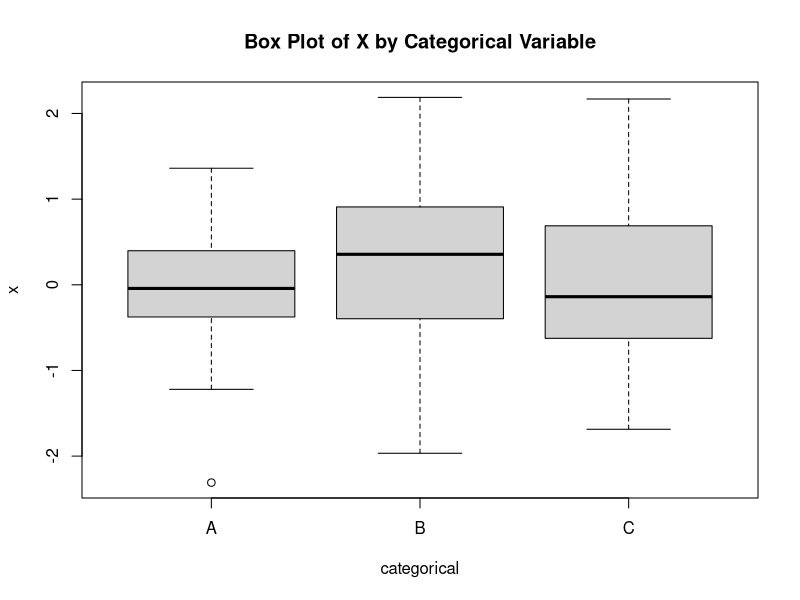
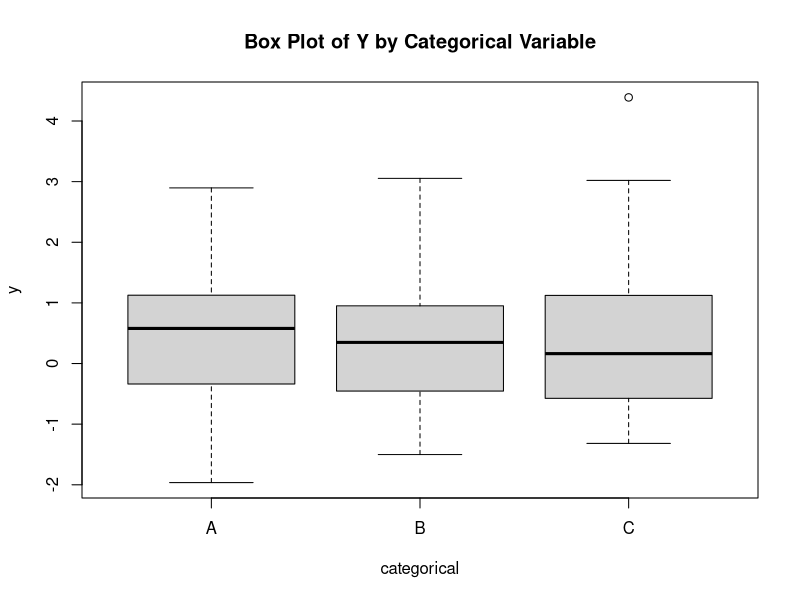
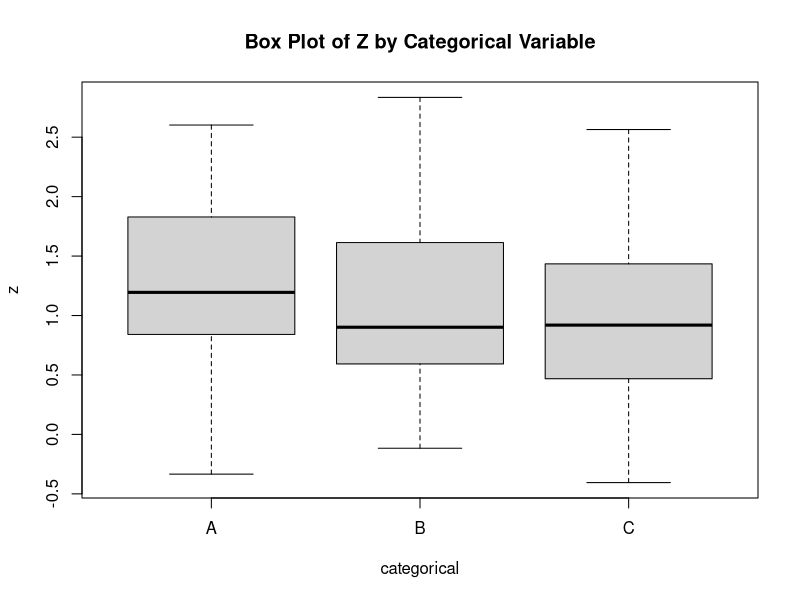
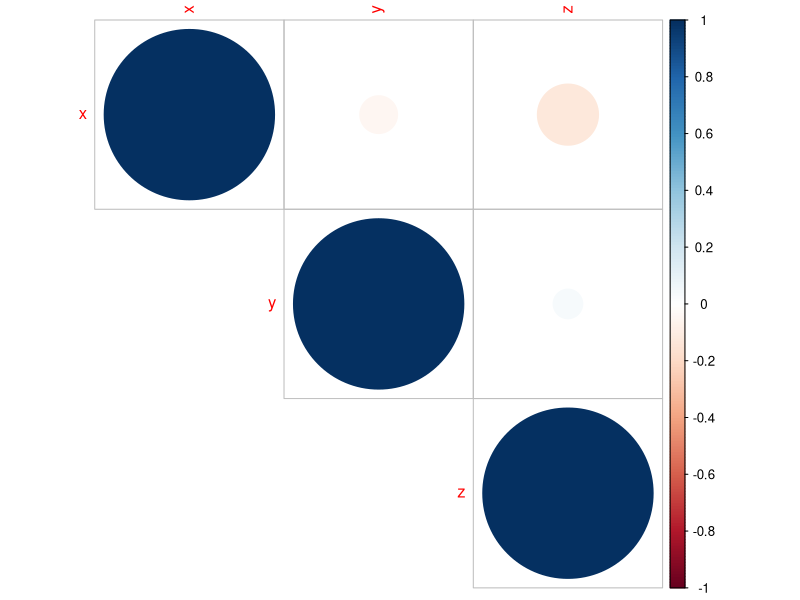
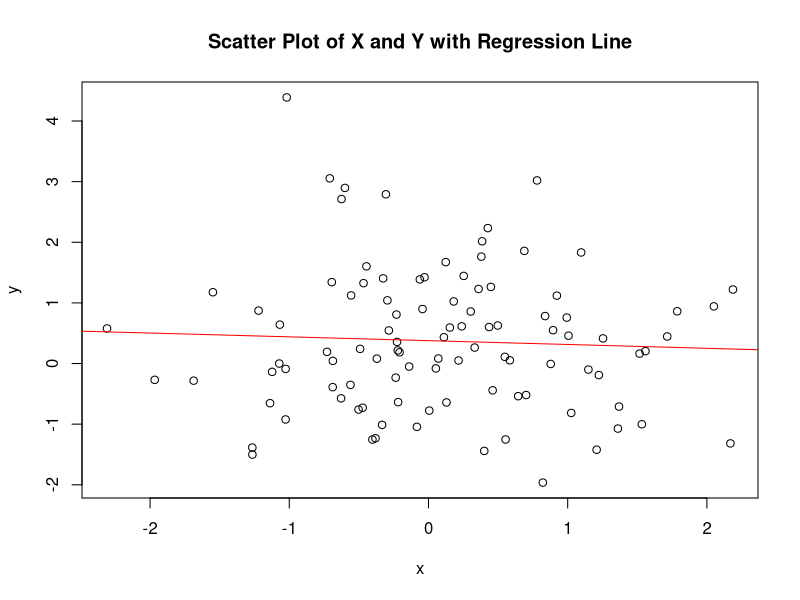
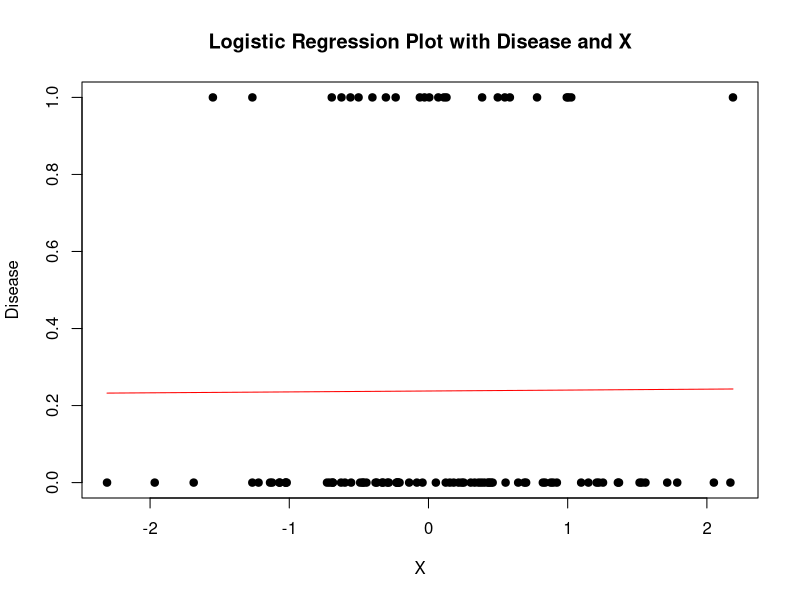
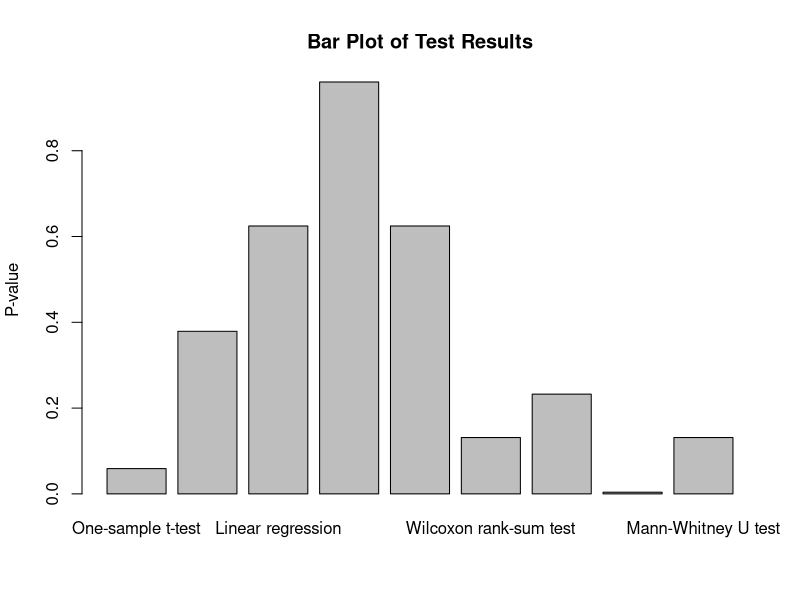

Write the R code that produced these figures, in order.
# Set seed for reproducibility
set.seed(123)

# Generate synthetic data
n <- 100
x <- rnorm(n, mean = 0, sd = 1)
y <- rnorm(n, mean = 0.5, sd = 1.2)
z <- rnorm(n, mean = 1, sd = 0.8)
categorical <- sample(c("A", "B", "C"), n, replace = TRUE)
disease <- sample(c(0, 1), n, replace = TRUE, prob = c(0.7, 0.3))

# Combine variables into data frame
synthetic_data <- data.frame(x, y, z, categorical, disease)

# Box plots of continuous variables by categorical variable
boxplot(x ~ categorical, data = synthetic_data, main = "Box Plot of X by Categorical Variable")
boxplot(y ~ categorical, data = synthetic_data, main = "Box Plot of Y by Categorical Variable")
boxplot(z ~ categorical, data = synthetic_data, main = "Box Plot of Z by Categorical Variable")

# Correlation matrix plot of all continuous variables
corr_matrix <- cor(synthetic_data[,1:3])
corrplot::corrplot(corr_matrix, type = "upper", order = "hclust", tl.cex = 1)

# Perform parametric tests
t_result <- t.test(x, y)
anova_result <- aov(z ~ categorical, data = synthetic_data)
linear_result <- lm(y ~ x, data = synthetic_data)
logistic_result <- glm(disease ~ x + y + z, data = synthetic_data, family = binomial())
cor_result <- cor(x, y)

# Perform non-parametric tests
wilcox_result <- wilcox.test(x, y)
kruskal_result <- kruskal.test(z ~ categorical, data = synthetic_data)
spearman_result <- cor(x, y, method = "spearman")
mannwhitney_result <- wilcox.test(x, y)

# Print the test results
print(t_result)
print(anova_result)
print(linear_result)
print(logistic_result)
print(cor_result)
print(wilcox_result)
print(kruskal_result)
print(spearman_result)
print(mannwhitney_result)

# Scatter plot of two continuous variables with regression line
plot(x, y, main = "Scatter Plot of X and Y with Regression Line")
abline(linear_result, col = "red")

# Logistic regression plot with disease and continuous variable
plot(x, disease, pch = 19, xlab = "X", ylab = "Disease", main = "Logistic Regression Plot with Disease and X")
curve(predict(logistic_result, data.frame(x = x, y = mean(y), z = mean(z)), type = "response"), add = TRUE, col = "red")

# Bar plot of test results
p_values <- c(t_result$p.value, summary(anova_result)[[1]][["Pr(>F)"]][[1]], summary(linear_result)$coefficients[2, 4], summary(logistic_result)$coefficients[2, 4], cor.test(x, y)$p.value, wilcox_result$p.value, kruskal_result$p.value, spearman_result, mannwhitney_result$p.value)
names(p_values) <- c("One-sample t-test", "One-way ANOVA", "Linear regression", "Logistic regression", "Pearson correlation", "Wilcoxon rank-sum test", "Kruskal-Wallis test", "Spearman correlation", "Mann-Whitney U test")
barplot(p_values, main = "Bar Plot of Test Results", ylab = "P-value")
